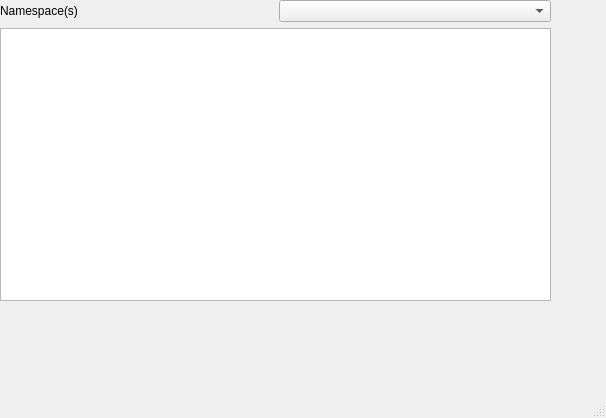
<?xml version="1.0" encoding="UTF-8"?>
<ui version="4.0">
 <class>MainWindow</class>
 <widget class="QMainWindow" name="MainWindow">
  <property name="geometry">
   <rect>
    <x>0</x>
    <y>0</y>
    <width>606</width>
    <height>418</height>
   </rect>
  </property>
  <property name="windowTitle">
   <string>MainWindow</string>
  </property>
  <widget class="QWidget" name="centralwidget">
   <widget class="QWidget" name="">
    <property name="geometry">
     <rect>
      <x>0</x>
      <y>0</y>
      <width>551</width>
      <height>301</height>
     </rect>
    </property>
    <layout class="QVBoxLayout" name="verticalLayout">
     <item>
      <layout class="QHBoxLayout" name="horizontalLayout">
       <item>
        <widget class="QLabel" name="label">
         <property name="text">
          <string>Namespace(s)</string>
         </property>
        </widget>
       </item>
       <item>
        <widget class="QComboBox" name="comboBox"/>
       </item>
      </layout>
     </item>
     <item>
      <widget class="QTableWidget" name="tableWidget"/>
     </item>
    </layout>
   </widget>
  </widget>
  <widget class="QMenuBar" name="menubar">
   <property name="geometry">
    <rect>
     <x>0</x>
     <y>0</y>
     <width>606</width>
     <height>22</height>
    </rect>
   </property>
  </widget>
  <widget class="QStatusBar" name="statusbar"/>
 </widget>
 <resources/>
 <connections/>
</ui>
